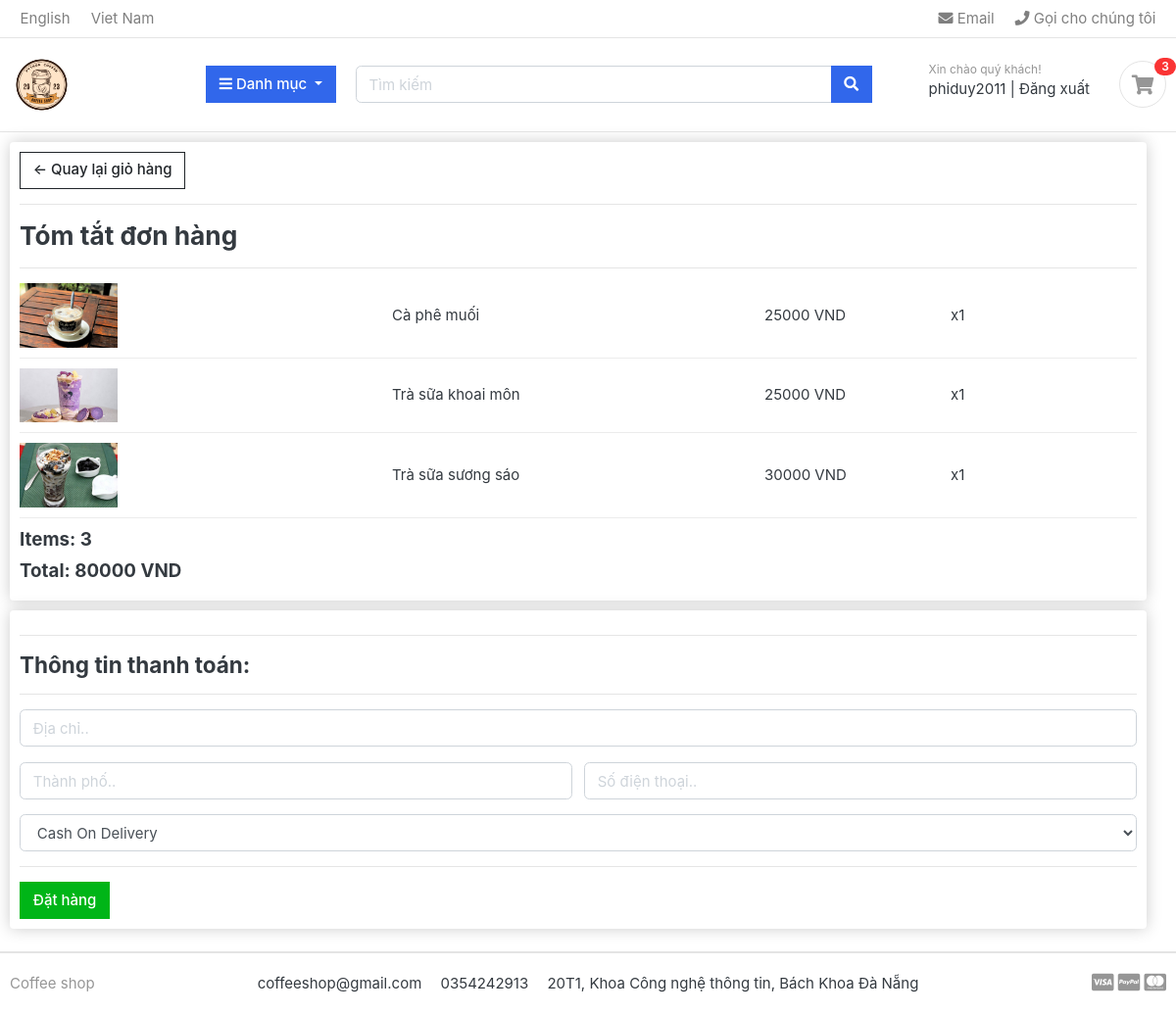
Screenshot of /cart/checkout/ (signed in) with the database file from the repository.
### cart/models.py (models this page shows, shortened)
class OrderItem(models.Model):
    product = models.ForeignKey(Product, on_delete=models.SET_NULL, null=True)
    order = models.ForeignKey(Order, on_delete=models.SET_NULL, null=True)
    quantity = models.IntegerField(default=0)
    date_added = models.DateTimeField(default=now)
    @property
    def get_total(self):
        total = self.product.price * self.quantity
        return total

class Order(models.Model):
    customer = models.ForeignKey(Customer, on_delete=models.SET_NULL, null=True)
    date_ordered = models.DateTimeField(default=now)
    complete = models.BooleanField(default=False)
    @property
    def get_cart_total(self):
        orderitems = self.orderitem_set.all()
        total = sum([item.get_total for item in orderitems])
        return total
    @property
    def get_cart_items(self):
        orderitems = self.orderitem_set.all()
        total = sum([item.quantity for item in orderitems])
        return total

### coffee/models.py (models this page shows, shortened)
class Product(models.Model):
    name = models.CharField(max_length=255, unique=True)
    slug = models.SlugField(max_length=100, unique=True)
    price = models.FloatField()
    category = models.ForeignKey(Category, on_delete=models.CASCADE)
    image = models.ImageField(max_length=100, upload_to='products/images', blank=True)
    description = models.TextField(max_length=2048, blank=True, default='')

### cart/views.py (the view, shortened to what this page needs)
# urls.py: path('checkout/', views.checkout, name='checkout'),
def checkout(request):
    if request.user.is_authenticated:
        data = cartData(request)
        items = data['items']
        order = data['order']
        cartItems = data['cartItems']
        total = order.get_cart_total
        return render(request, "checkout.html", {'items':items, 'order':order, 'cartItems':cartItems, 'alert':False})

### cart/inherit.py (called while the page is built, shortened)
def cartData(request):
    if request.user.is_authenticated:
        customer = request.user.customer
        order, created = Order.objects.get_or_create(customer=customer, complete=False)
        items = order.orderitem_set.all()
        cartItems = order.get_cart_items
    return {'cartItems':cartItems, 'items':items, 'order':order}

### category/context_processors.py (called while the page is built)
def menu_links(request):
    links = Category.objects.all()
    return dict(links=links)

### category/models.py (called while the page is built)
    def get_url(self):
        return reverse('products_by_category', args=[self.slug])

### templates/checkout.html (shortened to what this page needs)
{% extends 'base.html' %}
{% load static %}
{% block content %}
<div class="container-fluid row">
    <div class="col-lg-12">
        <div class="box-element">
            <a class="btn btn-outline-dark" href="/cart/">&#x2190; Quay lại giỏ hàng</a>
            <hr>
            <h3>Tóm tắt đơn hàng</h3>
            <hr>
            {% for item in items %}
            <div class="cart-row">
                <div style="flex:2"><img class="row-image" src="{{item.product.image.url}}"></div>
                <div style="flex:2">
                    <p>{{item.product.name}}</p>
                </div>
                <div style="flex:1">
                    <p>{{item.product.price|floatformat:0}} VND</p>
                </div>
                <div style="flex:1">
                    <p>x{{item.quantity}}</p>
                </div>
            </div>
            {% endfor %}
            <h5>Items: {{order.get_cart_items}}</h5>
            <h5>Total: {{order.get_cart_total|floatformat:0}} VND</h5>
        </div>
    </div>
    <div class="col-lg-12">
        <div class="box-element" id="form-wrapper">
            <form method="POST"> {% csrf_token %}
                <div id="shipping-info">
                    <hr>
                    <h4>Thông tin thanh toán:</h4>
                    <hr>
                    <div class="">
                        <input class="form-control" type="text" name="address" placeholder="Địa chỉ.." required>
                    </div>
                    <div style="display: flex; gap: 12px; margin-top: 16px;">
                        <div style="flex: auto;">
                            <input class="form-control" type="text" name="city" placeholder="Thành phố.." required>
                        </div>
                        <div style="flex: auto;">
                            <input class="form-control" type="text" name="phone_number" placeholder="Số điện thoại.." required>
                        </div>
                    </div>
                    <div class="mt-3">
                        <select name="payment" id="payment" class="form-control mt-3">
                            <option value="Cash On Delivery">Cash On Delivery</option>
                        </select>
                    </div>
                </div>
                <hr>
                <input type="submit" value="Đặt hàng" id="form-button" class="btn btn-success">
            </form>
        </div>
        <br>
    </div>
</div>
{% endblock %}

### templates/includes/navbar.html (shortened to what this page needs)
{% load static %}
<header class="section-header">
    <nav class="navbar p-md-0 navbar-expand-sm navbar-light border-bottom">
        <div class="container">
            <div class="collapse navbar-collapse" id="navbarTop4">
                <ul class="navbar-nav mr-auto">
                    <li class="nav-item dropdown">
                        <a href="#" class="nav-link"> English </a>
                    </li>
                    <li class="nav-item dropdown">
                        <a href="#" class="nav-link"> Viet Nam </a>
                    </li>
                </ul>
                <ul class="navbar-nav">
                    <li><a href="#" class="nav-link"> <i class="fa fa-envelope"></i> Email </a></li>
                    <li><a href="#" class="nav-link"> <i class="fa fa-phone"></i> Gọi cho chúng tôi </a></li>
                </ul>
            </div>
        </div>
    </nav>
    <section class="header-main border-bottom">
        <div class="container">
            <div class="row align-items-center">
                <div class="col-lg-2 col-md-3 col-6">
                    <a href="{% url 'home' %}" class="brand-wrap">
                        <img class="logo" src="{% static 'images/logo-shop.png' %}" style="max-height: 65px;">
                    </a>
                </div>
                <div class="col-lg col-sm col-md col-6 flex-grow-0">
                    <div class="category-wrap dropdown d-inline-block float-right">
                        <button type="button" class="btn btn-primary dropdown-toggle" data-toggle="dropdown">
                            <i class="fa fa-bars"></i> Danh mục
                        </button>
                    </div>
                </div>
                <div class="col-lg  col-md-6 col-sm-12 col">
                    <form action="{% url 'search' %}" class="search">
                        <div class="input-group w-100">
                            <input type="text" class="form-control" style="width:60%;" placeholder="Tìm kiếm" name="keyword">
                            <div class="input-group-append">
                                <button class="btn btn-primary" type="submit">
                                    <i class="fa fa-search"></i>
                                </button>
                            </div>
                        </div>
                    </form>
                </div>
                <div class="col-lg-3 col-sm-6 col-8 order-2 order-lg-3">
                    <div class="d-flex justify-content-end mb-3 mb-lg-0">
                        <div class="widget-header">
                            <small class="title text-muted">Xin chào quý khách!</small>
                            <div>
                                {% if request.user.is_active %}
                                <span class="greet">{{request.user}}</span> <span class="dark-transp"> | </span>
                                <span><a class="greet" href="{% url 'logout' %}">Đăng xuất</a></span>
                                {% else %}
                                <a href="{% url 'login' %}">Đăng nhập</a> <span class="dark-transp"> | </span>
                                <a href="{%url 'register' %}">Đăng ký</a>
                                {% endif %}
                            </div>
                        </div>
                        <a href="/cart" class="widget-header pl-3 ml-3">
                            <div class="icon icon-sm rounded-circle border"><i class="fa fa-shopping-cart"></i></div>
                            <span class="badge badge-pill badge-danger notify cart-quantity">{{cartItems}}</span>
                        </a>
                    </div>
                </div>
            </div>
        </div>
    </section>
</header>

### static/css/custom.css (style rules this page uses)
.box-element { box-shadow: hsl(0, 0%, 80%) 0 0 16px; background-color: #fff; border-radius: 4px; padding: 10px; }
.col-lg-4, .col-lg-6, .col-lg-8, .col-lg-12 { margin-top: 10px; }
.btn { border-radius: 0; }
.row-image { width: 100px; }
.cart-row { display: flex; align-items: center; padding-bottom: 10px; margin-bottom: 10px; border-bottom: 1px solid #ececec; }

### static/css/ui.css (style rules this page uses)
html { font-family: "Inter", sans-serif; font-size: 15px; }
.icon-xs, .icon-sm, .icon-md, .icon-lg { display: inline-block; text-align: center; flex-shrink: 0; flex-grow: 0; }
.icon-sm { width: 48px; height: 48px; line-height: 48px !important; font-size: 20px; }
p:last-child { margin-bottom: 0; }
.header-main { position: relative; padding-top: 1rem; padding-bottom: 1rem; }
.brand-wrap .logo, .navbar-brand .logo { margin-right: 7px; max-height: 42px; display: inline-block; }
.widget-header { display: inline-block; vertical-align: middle; position: relative; }
.widget-header a { color: #343a40; }
.widget-header i { color: #969696; }
.widget-header .title { display: block; }
.widget-header .notify { position: absolute; top: -3px; right: -10px; }
.notify { position: absolute; top: -4px; right: -10px; display: inline-block; padding: 0.25em 0.6em; font-size: 12px; line-height: 1; text-align: center; border-radius: 3rem; color: #fff; background-color: #fa3434; }

### rows the page displays
OrderItem: product.image (picture), product.name "Cà phê muối", product.price "25000", quantity "1"
OrderItem: product.image (picture), product.name "Trà sữa khoai môn", product.price "25000", quantity "1"
OrderItem: product.image (picture), product.name "Trà sữa sương sáo", product.price "30000", quantity "1"
Order: get_cart_items "3", get_cart_total "80000"

### other values shown
{{ request.user }} "phiduy2011"
{{ cartItems }} "3"
